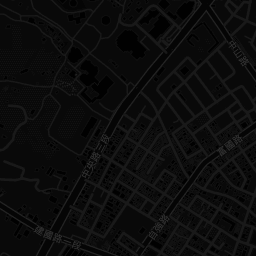
#> input picture output_data/tile_cache/dark_15_27451_14133.png, 256 x 256 px
$ python fetch_dark_basemap.py
#> lines starting #> are read from the running program, lines starting #| are printed output that depends on the picture
#!/usr/bin/env python3
# -*- coding: utf-8 -*-
"""
下載並拼接花蓮市區暗色系地圖底圖 (CartoDB Dark Matter)
供動態 GIF 熱力圖作為地理背景使用
"""

import math
import os
import urllib.request
from PIL import Image, ImageEnhance, ImageFilter

BASE_DIR = os.path.dirname(os.path.abspath(__file__))
OUTPUT_DIR = os.path.join(BASE_DIR, "output_data")
BASEMAP_PATH = os.path.join(OUTPUT_DIR, "hualien_dark_basemap.png")

# 地理邊界 (與 GIF 坐標系 100% 吻合)
LNG_MIN, LNG_MAX = 121.592, 121.628
LAT_MIN, LAT_MAX = 23.962, 23.996
ZOOM = 15


def deg2num(lat_deg, lon_deg, zoom):
    lat_rad = math.radians(lat_deg)
    n = 2.0 ** zoom
    xtile = int((lon_deg + 180.0) / 360.0 * n)
    ytile = int((1.0 - math.asinh(math.tan(lat_rad)) / math.pi) / 2.0 * n)
    return xtile, ytile


def num2deg(xtile, ytile, zoom):
    n = 2.0 ** zoom
    lon_deg = xtile / n * 360.0 - 180.0
    lat_rad = math.atan(math.sinh(math.pi * (1 - 2 * ytile / n)))
    lat_deg = math.degrees(lat_rad)
    return lat_deg, lon_deg


def download_and_stitch_dark_basemap():
    print(f"正在計算花蓮市區暗色瓦片地圖 (Zoom {ZOOM})...")
    x_min, y_min = deg2num(LAT_MAX, LNG_MIN, ZOOM)
    x_max, y_max = deg2num(LAT_MIN, LNG_MAX, ZOOM)

    tiles_x = x_max - x_min + 1
    tiles_y = y_max - y_min + 1
    print(f"  瓦片範圍: X: {x_min} ~ {x_max} ({tiles_x}片), Y: {y_min} ~ {y_max} ({tiles_y}片)")

    stitched_width = tiles_x * 256
    stitched_height = tiles_y * 256
    stitched_img = Image.new('RGB', (stitched_width, stitched_height), (7, 13, 24))
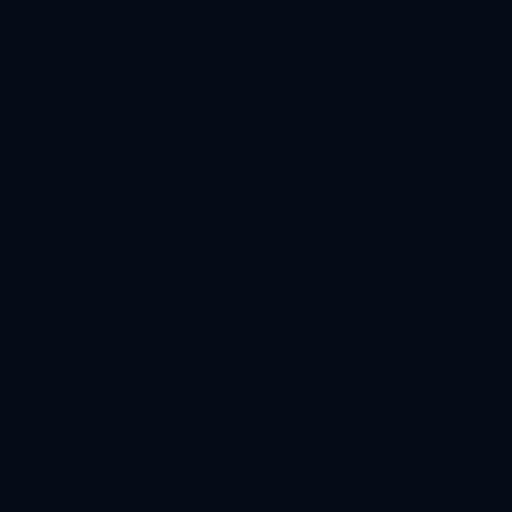
#> stitched_img: PIL image 1024x1024 RGB (shown at 1/2 size); mean R, G, B 7, 13, 24

    headers = {
        'User-Agent': 'Mozilla/5.0 (Windows NT 10.0; Win64; x64) AppleWebKit/537.36'
    }

    tile_cache_dir = os.path.join(OUTPUT_DIR, "tile_cache")
    os.makedirs(tile_cache_dir, exist_ok=True)

    for x in range(x_min, x_max + 1):
        for y in range(y_min, y_max + 1):
            tile_path = os.path.join(tile_cache_dir, f"dark_{ZOOM}_{x}_{y}.png")
            if not os.path.exists(tile_path):
                # CartoDB Dark Matter tile server
                url = f"https://a.basemaps.cartocdn.com/dark_all/{ZOOM}/{x}/{y}.png"
                try:
                    req = urllib.request.Request(url, headers=headers)
                    with urllib.request.urlopen(req, timeout=8) as resp:
                        with open(tile_path, 'wb') as f:
                            f.write(resp.read())
                except Exception as e:
                    print(f"    無法下載瓦片 {url} ({e})，使用備用黑色瓦片")
                    black_tile = Image.new('RGB', (256, 256), (11, 17, 32))
                    black_tile.save(tile_path)

            tile_img = Image.open(tile_path).convert('RGB')
#> tile_img is the input picture: PIL image 256x256 RGB; min 1, max 49, mean 12.3
            pos_x = (x - x_min) * 256
            pos_y = (y - y_min) * 256
            stitched_img.paste(tile_img, (pos_x, pos_y))

    # 計算精確裁剪範圍以對齊 [LNG_MIN, LNG_MAX, LAT_MIN, LAT_MAX]
    top_lat, left_lon = num2deg(x_min, y_min, ZOOM)
    bottom_lat, right_lon = num2deg(x_max + 1, y_max + 1, ZOOM)

    crop_left = int((LNG_MIN - left_lon) / (right_lon - left_lon) * stitched_width)
    crop_right = int((LNG_MAX - left_lon) / (right_lon - left_lon) * stitched_width)
    crop_top = int((top_lat - LAT_MAX) / (top_lat - bottom_lat) * stitched_height)
    crop_bottom = int((top_lat - LAT_MIN) / (top_lat - bottom_lat) * stitched_height)

    crop_left = max(0, crop_left)
    crop_top = max(0, crop_top)
    crop_right = min(stitched_width, crop_right)
    crop_bottom = min(stitched_height, crop_bottom)

    cropped_basemap = stitched_img.crop((crop_left, crop_top, crop_right, crop_bottom))

    # 微調對比度與亮度使道路輪廓清晰但不過於刺眼
    enhancer = ImageEnhance.Contrast(cropped_basemap)
    cropped_basemap = enhancer.enhance(1.25)
    enhancer_bright = ImageEnhance.Brightness(cropped_basemap)
    cropped_basemap = enhancer_bright.enhance(1.1)

    cropped_basemap.save(BASEMAP_PATH, "PNG")
    print(f"🎉 花蓮市暗色底圖已成功生成並儲存至：{BASEMAP_PATH} (尺寸: {cropped_basemap.size})")


if __name__ == "__main__":
    download_and_stitch_dark_basemap()
#> (the call stopped at in download_and_stitch_dark_basemap, `with urllib.request.urlopen(req, timeout=8) as resp:`: the network is not available in this run)
